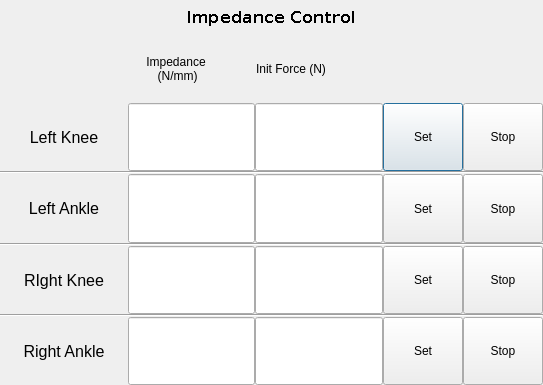
<?xml version="1.0" encoding="UTF-8"?>
<ui version="4.0">
 <class>ImpConWindow</class>
 <widget class="QDialog" name="ImpConWindow">
  <property name="geometry">
   <rect>
    <x>0</x>
    <y>0</y>
    <width>543</width>
    <height>385</height>
   </rect>
  </property>
  <property name="windowTitle">
   <string>Form</string>
  </property>
  <layout class="QVBoxLayout" name="verticalLayout_2" stretch="1,10">
   <property name="spacing">
    <number>0</number>
   </property>
   <property name="sizeConstraint">
    <enum>QLayout::SetMinAndMaxSize</enum>
   </property>
   <property name="leftMargin">
    <number>0</number>
   </property>
   <property name="topMargin">
    <number>0</number>
   </property>
   <property name="rightMargin">
    <number>0</number>
   </property>
   <property name="bottomMargin">
    <number>0</number>
   </property>
   <item>
    <widget class="QLabel" name="label_3">
     <property name="font">
      <font>
       <family>DejaVu Sans</family>
       <pointsize>12</pointsize>
       <weight>75</weight>
       <bold>true</bold>
       <stylestrategy>NoAntialias</stylestrategy>
       <kerning>false</kerning>
      </font>
     </property>
     <property name="text">
      <string>Impedance Control</string>
     </property>
     <property name="alignment">
      <set>Qt::AlignCenter</set>
     </property>
    </widget>
   </item>
   <item>
    <layout class="QVBoxLayout" name="verticalLayout" stretch="1,1,1,1,1,1,1,1">
     <item>
      <layout class="QHBoxLayout" name="horizontalLayout_2" stretch="3,5,5,4">
       <item>
        <spacer name="horizontalSpacer">
         <property name="orientation">
          <enum>Qt::Horizontal</enum>
         </property>
         <property name="sizeHint" stdset="0">
          <size>
           <width>40</width>
           <height>20</height>
          </size>
         </property>
        </spacer>
       </item>
       <item>
        <widget class="QLabel" name="label_6">
         <property name="text">
          <string>Impedance
 (N/mm)</string>
         </property>
         <property name="alignment">
          <set>Qt::AlignCenter</set>
         </property>
        </widget>
       </item>
       <item>
        <widget class="QLabel" name="label_7">
         <property name="text">
          <string>Init Force (N)</string>
         </property>
        </widget>
       </item>
       <item>
        <spacer name="horizontalSpacer_2">
         <property name="orientation">
          <enum>Qt::Horizontal</enum>
         </property>
         <property name="sizeHint" stdset="0">
          <size>
           <width>40</width>
           <height>20</height>
          </size>
         </property>
        </spacer>
       </item>
      </layout>
     </item>
     <item>
      <layout class="QHBoxLayout" name="horizontalLayout" stretch="5,5,5,2,2">
       <item>
        <widget class="QLabel" name="label">
         <property name="font">
          <font>
           <pointsize>12</pointsize>
          </font>
         </property>
         <property name="text">
          <string>Left Knee</string>
         </property>
         <property name="alignment">
          <set>Qt::AlignCenter</set>
         </property>
        </widget>
       </item>
       <item>
        <widget class="QLineEdit" name="lineEdit_lkne_imp">
         <property name="sizePolicy">
          <sizepolicy hsizetype="Expanding" vsizetype="Preferred">
           <horstretch>0</horstretch>
           <verstretch>0</verstretch>
          </sizepolicy>
         </property>
         <property name="palette">
          <palette>
           <active>
            <colorrole role="Text">
             <brush brushstyle="SolidPattern">
              <color alpha="255">
               <red>0</red>
               <green>0</green>
               <blue>0</blue>
              </color>
             </brush>
            </colorrole>
           </active>
           <inactive>
            <colorrole role="Text">
             <brush brushstyle="SolidPattern">
              <color alpha="255">
               <red>0</red>
               <green>0</green>
               <blue>0</blue>
              </color>
             </brush>
            </colorrole>
           </inactive>
           <disabled>
            <colorrole role="Text">
             <brush brushstyle="SolidPattern">
              <color alpha="255">
               <red>120</red>
               <green>120</green>
               <blue>120</blue>
              </color>
             </brush>
            </colorrole>
           </disabled>
          </palette>
         </property>
         <property name="font">
          <font>
           <pointsize>11</pointsize>
          </font>
         </property>
         <property name="inputMethodHints">
          <set>Qt::ImhDigitsOnly|Qt::ImhEmailCharactersOnly</set>
         </property>
        </widget>
       </item>
       <item>
        <widget class="QLineEdit" name="lineEdit_lkne_initF">
         <property name="sizePolicy">
          <sizepolicy hsizetype="Expanding" vsizetype="Preferred">
           <horstretch>0</horstretch>
           <verstretch>0</verstretch>
          </sizepolicy>
         </property>
        </widget>
       </item>
       <item>
        <widget class="QPushButton" name="btn_lkne_set">
         <property name="sizePolicy">
          <sizepolicy hsizetype="Minimum" vsizetype="Preferred">
           <horstretch>0</horstretch>
           <verstretch>0</verstretch>
          </sizepolicy>
         </property>
         <property name="text">
          <string>Set</string>
         </property>
        </widget>
       </item>
       <item>
        <widget class="QPushButton" name="btn_lkne_stop">
         <property name="sizePolicy">
          <sizepolicy hsizetype="Minimum" vsizetype="Preferred">
           <horstretch>0</horstretch>
           <verstretch>0</verstretch>
          </sizepolicy>
         </property>
         <property name="text">
          <string>Stop</string>
         </property>
        </widget>
       </item>
      </layout>
     </item>
     <item>
      <widget class="Line" name="line">
       <property name="orientation">
        <enum>Qt::Horizontal</enum>
       </property>
      </widget>
     </item>
     <item>
      <layout class="QHBoxLayout" name="horizontalLayout_4" stretch="5,5,5,2,2">
       <item>
        <widget class="QLabel" name="label_2">
         <property name="font">
          <font>
           <pointsize>12</pointsize>
          </font>
         </property>
         <property name="text">
          <string>Left Ankle</string>
         </property>
         <property name="alignment">
          <set>Qt::AlignCenter</set>
         </property>
        </widget>
       </item>
       <item>
        <widget class="QLineEdit" name="lineEdit_lank_imp">
         <property name="sizePolicy">
          <sizepolicy hsizetype="Expanding" vsizetype="Preferred">
           <horstretch>0</horstretch>
           <verstretch>0</verstretch>
          </sizepolicy>
         </property>
        </widget>
       </item>
       <item>
        <widget class="QLineEdit" name="lineEdit_lank_initF">
         <property name="sizePolicy">
          <sizepolicy hsizetype="Expanding" vsizetype="Preferred">
           <horstretch>0</horstretch>
           <verstretch>0</verstretch>
          </sizepolicy>
         </property>
        </widget>
       </item>
       <item>
        <widget class="QPushButton" name="btn_lank_set">
         <property name="sizePolicy">
          <sizepolicy hsizetype="Minimum" vsizetype="Preferred">
           <horstretch>0</horstretch>
           <verstretch>0</verstretch>
          </sizepolicy>
         </property>
         <property name="text">
          <string>Set</string>
         </property>
        </widget>
       </item>
       <item>
        <widget class="QPushButton" name="btn_lank_stop">
         <property name="sizePolicy">
          <sizepolicy hsizetype="Minimum" vsizetype="Preferred">
           <horstretch>0</horstretch>
           <verstretch>0</verstretch>
          </sizepolicy>
         </property>
         <property name="text">
          <string>Stop</string>
         </property>
        </widget>
       </item>
      </layout>
     </item>
     <item>
      <widget class="Line" name="line_2">
       <property name="orientation">
        <enum>Qt::Horizontal</enum>
       </property>
      </widget>
     </item>
     <item>
      <layout class="QHBoxLayout" name="horizontalLayout_5" stretch="5,5,5,2,2">
       <item>
        <widget class="QLabel" name="label_4">
         <property name="font">
          <font>
           <pointsize>12</pointsize>
          </font>
         </property>
         <property name="text">
          <string>RIght Knee</string>
         </property>
         <property name="alignment">
          <set>Qt::AlignCenter</set>
         </property>
        </widget>
       </item>
       <item>
        <widget class="QLineEdit" name="lineEdit_rkne_imp">
         <property name="sizePolicy">
          <sizepolicy hsizetype="Expanding" vsizetype="Preferred">
           <horstretch>0</horstretch>
           <verstretch>0</verstretch>
          </sizepolicy>
         </property>
         <property name="font">
          <font>
           <pointsize>12</pointsize>
          </font>
         </property>
        </widget>
       </item>
       <item>
        <widget class="QLineEdit" name="lineEdit_rkne_initF">
         <property name="sizePolicy">
          <sizepolicy hsizetype="Expanding" vsizetype="Preferred">
           <horstretch>0</horstretch>
           <verstretch>0</verstretch>
          </sizepolicy>
         </property>
        </widget>
       </item>
       <item>
        <widget class="QPushButton" name="btn_rkne_set">
         <property name="sizePolicy">
          <sizepolicy hsizetype="Minimum" vsizetype="Preferred">
           <horstretch>0</horstretch>
           <verstretch>0</verstretch>
          </sizepolicy>
         </property>
         <property name="text">
          <string>Set</string>
         </property>
        </widget>
       </item>
       <item>
        <widget class="QPushButton" name="btn_rkne_stop">
         <property name="sizePolicy">
          <sizepolicy hsizetype="Minimum" vsizetype="Preferred">
           <horstretch>0</horstretch>
           <verstretch>0</verstretch>
          </sizepolicy>
         </property>
         <property name="text">
          <string>Stop</string>
         </property>
        </widget>
       </item>
      </layout>
     </item>
     <item>
      <widget class="Line" name="line_3">
       <property name="orientation">
        <enum>Qt::Horizontal</enum>
       </property>
      </widget>
     </item>
     <item>
      <layout class="QHBoxLayout" name="horizontalLayout_3" stretch="5,5,5,2,2">
       <item>
        <widget class="QLabel" name="label_5">
         <property name="font">
          <font>
           <pointsize>12</pointsize>
          </font>
         </property>
         <property name="text">
          <string>Right Ankle</string>
         </property>
         <property name="alignment">
          <set>Qt::AlignCenter</set>
         </property>
        </widget>
       </item>
       <item>
        <widget class="QLineEdit" name="lineEdit_rank_imp">
         <property name="sizePolicy">
          <sizepolicy hsizetype="Expanding" vsizetype="Preferred">
           <horstretch>0</horstretch>
           <verstretch>0</verstretch>
          </sizepolicy>
         </property>
         <property name="font">
          <font>
           <pointsize>12</pointsize>
          </font>
         </property>
        </widget>
       </item>
       <item>
        <widget class="QLineEdit" name="lineEdit_rank_initF">
         <property name="sizePolicy">
          <sizepolicy hsizetype="Expanding" vsizetype="Preferred">
           <horstretch>0</horstretch>
           <verstretch>0</verstretch>
          </sizepolicy>
         </property>
        </widget>
       </item>
       <item>
        <widget class="QPushButton" name="btn_rank_set">
         <property name="sizePolicy">
          <sizepolicy hsizetype="Minimum" vsizetype="Preferred">
           <horstretch>0</horstretch>
           <verstretch>0</verstretch>
          </sizepolicy>
         </property>
         <property name="text">
          <string>Set</string>
         </property>
        </widget>
       </item>
       <item>
        <widget class="QPushButton" name="btn_rank_stop">
         <property name="sizePolicy">
          <sizepolicy hsizetype="Minimum" vsizetype="Preferred">
           <horstretch>0</horstretch>
           <verstretch>0</verstretch>
          </sizepolicy>
         </property>
         <property name="text">
          <string>Stop</string>
         </property>
        </widget>
       </item>
      </layout>
     </item>
    </layout>
   </item>
  </layout>
 </widget>
 <resources/>
 <connections/>
</ui>
